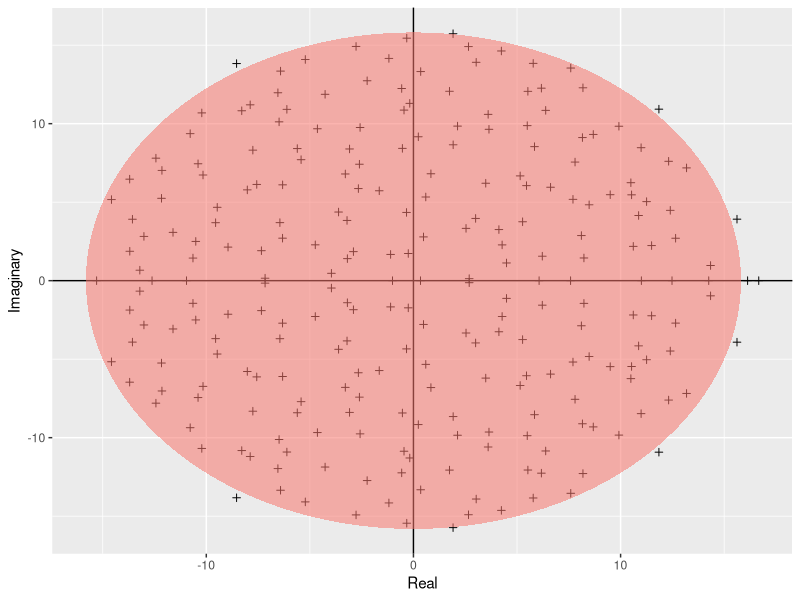
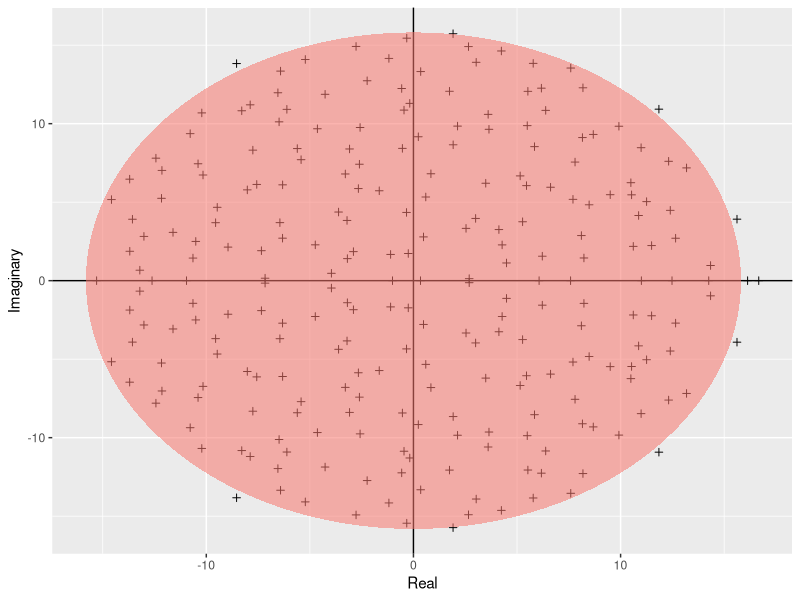

Source code (R) for these figures, in order:
#__author__ = 'Billy Lam (ykl17@ic.ac.uk)'
#__version__ = '3.6.3'

# Plotting Girko's law simulations

# Load ggplot
library(ggplot2)

# Plot two dataframes together
build_ellipse <- function(hradius, vradius){ # function that returns an ellipse
  npoints = 250
  a <- seq(0, 2 * pi, length = npoints + 1)
  x <- hradius * cos(a)
  y <- vradius * sin(a)  
  return(data.frame(x = x, y = y))
}

N <- 250 # Assign size of the matrix

M <- matrix(rnorm(N * N), N, N) # Build the matrix

eigvals <- eigen(M)$values # Find the eigenvalues

eigDF <- data.frame("Real" = Re(eigvals), "Imaginary" = Im(eigvals)) # Build a dataframe

my_radius <- sqrt(N) # The radius of the circle is sqrt(N)

ellDF <- build_ellipse(my_radius, my_radius) # Dataframe to plot the ellipse

names(ellDF) <- c("Real", "Imaginary") # rename the columns

# plot the eigenvalues
p <- ggplot(eigDF, aes(x = Real, y = Imaginary))
p <- p +
  geom_point(shape = I(3)) +
  theme(legend.position = "none")

# now add the vertical and horizontal line
p <- p + geom_hline(aes(yintercept = 0))
p <- p + geom_vline(aes(xintercept = 0))

# finally, add the ellipse
p <- p + geom_polygon(data = ellDF, aes(x = Real, y = Imaginary, alpha = 1/20, fill = "red"))
p

#Save to result directory
pdf("../results/Girko.pdf")
p
graphics.off()
